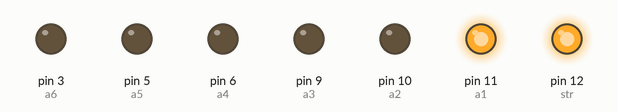
The sketch below on a simulated Arduino Uno, built with avr-gcc and run on an emulated ATmega328P. Parts: output pins drawn as LEDs (lit = HIGH).

Above: at 0.15 s.
At 7.4 s:
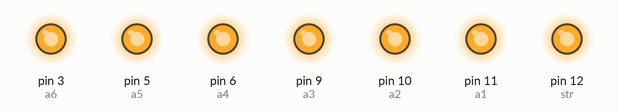
At 10.9 s:
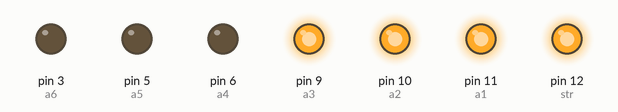
At 14.8 s:
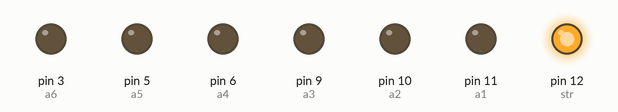
At 24.2 s:
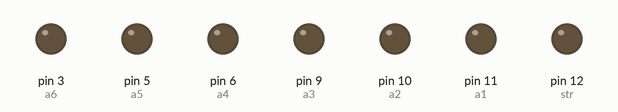
At 39.5 s:
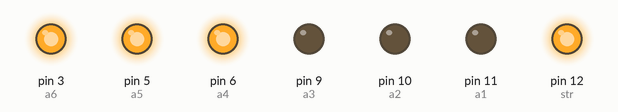
Timing chart, 0 to 40.0 s (numbered marks = the images above):
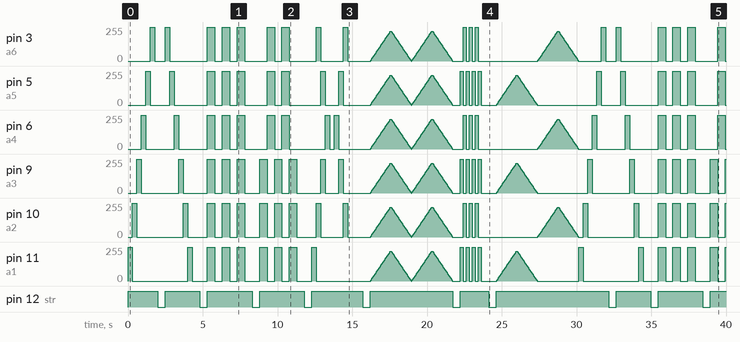

Measured:
- by itself, pin 3 (a6): 0/255 → 255/255 at 1.5 s, → 0/255 0.30 s later, → 255/255 0.70 s later, → 0/255 0.30 s later, … (306 changes in this stretch)
- by itself, pin 5 (a5): 0/255 → 255/255 at 1.2 s, → 0/255 0.30 s later, → 255/255 1.3 s later, → 0/255 0.30 s later, … (308 changes in this stretch)
- by itself, pin 6 (a4): 0/255 → 255/255 at 0.90 s, → 0/255 0.30 s later, → 255/255 1.9 s later, → 0/255 0.30 s later, … (306 changes in this stretch)
- by itself, pin 9 (a3): 0/255 → 255/255 at 0.60 s, → 0/255 0.30 s later, → 255/255 2.5 s later, → 0/255 0.30 s later, … (311 changes in this stretch)
- by itself, pin 10 (a2): 0/255 → 255/255 at 0.30 s, → 0/255 0.30 s later, → 255/255 3.1 s later, → 0/255 0.30 s later, … (309 changes in this stretch)
- by itself, pin 11 (a1): 0/255 → 255/255 at 0.00 s, → 0/255 0.30 s later, → 255/255 3.7 s later, → 0/255 0.30 s later, … (309 changes in this stretch)
- by itself, pin 12 (str): LOW → HIGH at 0.00 s, → LOW 2.0 s later, → HIGH 0.50 s later, → LOW 2.3 s later, … (21 changes in this stretch)

The sketch:

christmasTree.ino
```cpp
# define a1 11
# define a2 10
# define a3 9
# define a4 6
# define a5 5
# define a6 3
# define str 12
int brightness = 0;

void setup()
{

pinMode(a1, OUTPUT);
pinMode(a2, OUTPUT);
pinMode(a3, OUTPUT);
pinMode(a4, OUTPUT);
pinMode(a5, OUTPUT);
pinMode(a6, OUTPUT);
pinMode(str, OUTPUT);

}
 void loop()
{
// star 1a
  digitalWrite(str, HIGH);

// right to left
  digitalWrite(a1, HIGH);
  delay(300);
  digitalWrite(a1, LOW);
  digitalWrite(a2, HIGH);
  delay(300);
  digitalWrite(a2, LOW);
  digitalWrite(a3, HIGH);
  delay(300);
  digitalWrite(a3, LOW);
  digitalWrite(a4, HIGH);
  delay(300);
  digitalWrite(a4, LOW);
  digitalWrite(a5, HIGH);
  delay(300);
  digitalWrite(a5, LOW);
  digitalWrite(a6, HIGH);
  delay(300);
  digitalWrite(a6, LOW);
  delay(200);

// star 1b
  digitalWrite(str, LOW);
  delay(500);
  digitalWrite(str, HIGH);

// left to right
  digitalWrite(a6, HIGH);
  delay(300);
  digitalWrite(a6, LOW);
  digitalWrite(a5, HIGH);
  delay(300);
  digitalWrite(a5, LOW);
  digitalWrite(a4, HIGH);
  delay(300);
  digitalWrite(a4, LOW);
  digitalWrite(a3, HIGH);
  delay(300);
  digitalWrite(a3, LOW);
  digitalWrite(a2, HIGH);
  delay(300);
  digitalWrite(a2, LOW);
  digitalWrite(a1, HIGH);
  delay(300);
  digitalWrite(a1, LOW);
  delay(500);

 // star 1c
  digitalWrite(str, LOW);
  delay(500);
  digitalWrite(str, HIGH);

  // blink
  digitalWrite(a1, HIGH);
  digitalWrite(a2, HIGH);
  digitalWrite(a3, HIGH);
  digitalWrite(a4, HIGH);
  digitalWrite(a5, HIGH);
  digitalWrite(a6, HIGH);
  delay(500);
  digitalWrite(a1, LOW);
  digitalWrite(a2, LOW);
  digitalWrite(a3, LOW);
  digitalWrite(a4, LOW);
  digitalWrite(a5, LOW);
  digitalWrite(a6, LOW);
  delay(500);
  digitalWrite(a1, HIGH);
  digitalWrite(a2, HIGH);
  digitalWrite(a3, HIGH);
  digitalWrite(a4, HIGH);
  digitalWrite(a5, HIGH);
  digitalWrite(a6, HIGH);
  delay(500);
  digitalWrite(a1, LOW);
  digitalWrite(a2, LOW);
  digitalWrite(a3, LOW);
  digitalWrite(a4, LOW);
  digitalWrite(a5, LOW);
  digitalWrite(a6, LOW);
  delay(500);
  digitalWrite(a1, HIGH);
  digitalWrite(a2, HIGH);
  digitalWrite(a3, HIGH);
  digitalWrite(a4, HIGH);
  digitalWrite(a5, HIGH);
  digitalWrite(a6, HIGH);
  delay(500);
  digitalWrite(a1, LOW);
  digitalWrite(a2, LOW);
  digitalWrite(a3, LOW);
  digitalWrite(a4, LOW);
  digitalWrite(a5, LOW);
  digitalWrite(a6, LOW);
  delay(500);

 // star 1d
  digitalWrite(str, LOW);
  delay(500);
  digitalWrite(str, HIGH);

    // triad
  digitalWrite(a1, HIGH);
  digitalWrite(a2, HIGH);
  digitalWrite(a3, HIGH);
  delay(500);
  digitalWrite(a1, LOW);
  digitalWrite(a2, LOW);
  digitalWrite(a3, LOW);
  digitalWrite(a4, HIGH);
  digitalWrite(a5, HIGH);
  digitalWrite(a6, HIGH);
  delay(500);
  digitalWrite(a1, HIGH);
  digitalWrite(a2, HIGH);
  digitalWrite(a3, HIGH);
  digitalWrite(a4, LOW);
  digitalWrite(a5, LOW);
  digitalWrite(a6, LOW);
  delay(500);
  digitalWrite(a1, LOW);
  digitalWrite(a2, LOW);
  digitalWrite(a3, LOW);
  digitalWrite(a4, HIGH);
  digitalWrite(a5, HIGH);
  digitalWrite(a6, HIGH);
  delay(500);
  digitalWrite(a1, HIGH);
  digitalWrite(a2, HIGH);
  digitalWrite(a3, HIGH);
  digitalWrite(a4, LOW);
  digitalWrite(a5, LOW);
  digitalWrite(a6, LOW);
  delay(500);
  digitalWrite(a1, LOW);
  digitalWrite(a2, LOW);
  digitalWrite(a3, LOW);
  delay(500);

 // star 1e
  digitalWrite(str, LOW);
  delay(500);
  digitalWrite(str, HIGH);

  // collide and seperate
  digitalWrite(a1, HIGH);
  delay(300);
  digitalWrite(a1, LOW);
  digitalWrite(a2, HIGH);
  digitalWrite(a6, HIGH);
  delay(300);
  digitalWrite(a2, LOW);
  digitalWrite(a6, LOW);
  digitalWrite(a3, HIGH);
  digitalWrite(a5, HIGH);
  delay(300);
  digitalWrite(a3, LOW);
  digitalWrite(a5, LOW);
  digitalWrite(a4, HIGH);
  delay(300);
  digitalWrite(a4, LOW);
  delay(300);
  digitalWrite(a4, HIGH);
  delay(300);
  digitalWrite(a4, LOW);
  digitalWrite(a3, HIGH);
  digitalWrite(a5, HIGH);
  delay(300);
  digitalWrite(a3, LOW);
  digitalWrite(a5, LOW);
  digitalWrite(a2, HIGH);
  digitalWrite(a6, HIGH);
  delay(300);
  digitalWrite(a2, LOW);
  digitalWrite(a6, LOW);
  delay(1000);

 // star 1f
  digitalWrite(str, LOW);
  delay(500);
  digitalWrite(str, HIGH);

  // faded
  for (brightness = 0; brightness <= 225; brightness += 5) {
    analogWrite(a1, brightness);
    analogWrite(a2, brightness);
    analogWrite(a3, brightness);
    analogWrite(a4, brightness);
    analogWrite(a5, brightness);
    analogWrite(a6, brightness);

    delay(30);
  }
  for (brightness = 225; brightness >= 0; brightness -= 5) {
    analogWrite(a1, brightness);
    analogWrite(a2, brightness);
    analogWrite(a3, brightness);
    analogWrite(a4, brightness);
    analogWrite(a5, brightness);
    analogWrite(a6, brightness);

    delay(30);
  }
   for (brightness = 0; brightness <= 225; brightness += 5) {
    analogWrite(a1, brightness);
    analogWrite(a2, brightness);
    analogWrite(a3, brightness);
    analogWrite(a4, brightness);
    analogWrite(a5, brightness);
    analogWrite(a6, brightness);

    delay(30);
  }
  for (brightness = 225; brightness >= 0; brightness -= 5) {
    analogWrite(a1, brightness);
    analogWrite(a2, brightness);
    analogWrite(a3, brightness);
    analogWrite(a4, brightness);
    analogWrite(a5, brightness);
    analogWrite(a6, brightness);

    delay(30);
  }

 // star 1g
  digitalWrite(str, LOW);
  delay(500);
  digitalWrite(str, HIGH);

  // switch
  digitalWrite(a1, HIGH);
  digitalWrite(a3, HIGH);
  digitalWrite(a5, HIGH);
  delay(200);
  digitalWrite(a1, LOW);
  digitalWrite(a2, HIGH);
  digitalWrite(a3, LOW);
  digitalWrite(a4, HIGH);
  digitalWrite(a5, LOW);
  digitalWrite(a6, HIGH);
  delay(200);
  digitalWrite(a1, HIGH);
  digitalWrite(a2, LOW);
  digitalWrite(a3, HIGH);
  digitalWrite(a4, LOW);
  digitalWrite(a5, HIGH);
  digitalWrite(a6, LOW);
  delay(200);
  digitalWrite(a1, LOW);
  digitalWrite(a2, HIGH);
  digitalWrite(a3, LOW);
  digitalWrite(a4, HIGH);
  digitalWrite(a5, LOW);
  digitalWrite(a6, HIGH);
  delay(200);
  digitalWrite(a1, HIGH);
  digitalWrite(a2, LOW);
  digitalWrite(a3, HIGH);
  digitalWrite(a4, LOW);
  digitalWrite(a5, HIGH);
  digitalWrite(a6, LOW);
  delay(200);
  digitalWrite(a1, LOW);
  digitalWrite(a2, HIGH);
  digitalWrite(a3, LOW);
  digitalWrite(a4, HIGH);
  digitalWrite(a5, LOW);
  digitalWrite(a6, HIGH);
  delay(200);
  digitalWrite(a1, HIGH);
  digitalWrite(a2, LOW);
  digitalWrite(a3, HIGH);
  digitalWrite(a4, LOW);
  digitalWrite(a5, HIGH);
  digitalWrite(a6, LOW);
  delay(200);
  digitalWrite(a1, LOW);
  digitalWrite(a3, LOW);
  digitalWrite(a5, LOW);
  delay(500);

 // star 1h
  digitalWrite(str, LOW);
  delay(500);
  digitalWrite(str, HIGH);

    // faded
  for (brightness = 0; brightness <= 225; brightness += 5) {
    analogWrite(a1, brightness);
    analogWrite(a3, brightness);
    analogWrite(a5, brightness);

    delay(30);
  }
  for (brightness = 225; brightness >= 0; brightness -= 5) {
    analogWrite(a1, brightness);
    analogWrite(a3, brightness);
    analogWrite(a5, brightness);

    delay(30);
  }
   for (brightness = 0; brightness <= 225; brightness += 5) {
    analogWrite(a2, brightness);
    analogWrite(a4, brightness);
    analogWrite(a6, brightness);

    delay(30);
  }
  for (brightness = 225; brightness >= 0; brightness -= 5) {
    analogWrite(a2, brightness);
    analogWrite(a4, brightness);
    analogWrite(a6, brightness);

    delay(30);
  }

 // star 1i
  digitalWrite(str, LOW);

  }
```
